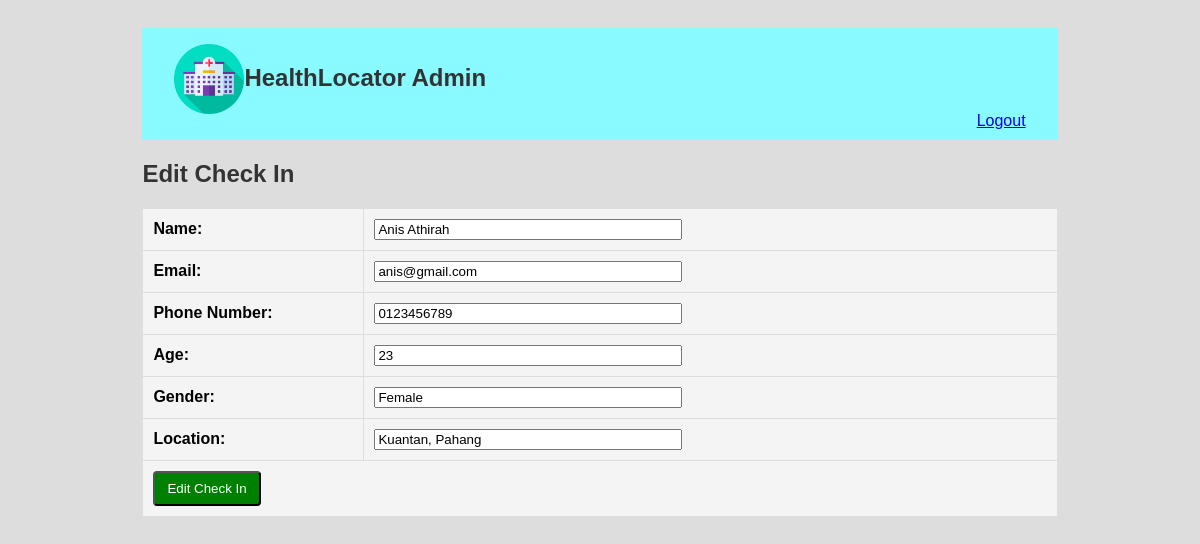
Page /edit_checkin.php?id=1 on the committed database.
### tables this page shows
CREATE TABLE `checkin` (
  `checkin_id` int(11) NOT NULL,
  `name` varchar(100) NOT NULL,
  `email` varchar(100) NOT NULL,
  `phone` varchar(50) NOT NULL,
  `age` int(11) NOT NULL,
  `gender` varchar(10) NOT NULL,
  `location` varchar(100) NOT NULL
);

### edit_checkin.php (the view, shortened to what this page needs)
<?php include 'connect.php'; ?>
<!DOCTYPE html>
<html>
<head>
</head>
<body>
    <div class="container">
        <div style="background: #89faff; padding: 1rem; height: 80px;">
        <img src="ic_health_locator_logo.png" alt="logo" width="70" height="70" style="padding-left: 1rem; float: left;">
        <h2 >HealthLocator Admin</h2>
        <a href="login.php" style="float: right; padding-right: 1rem;">Logout</a>
        </div>
    <h2>Edit Check In</h2>
    <form method="POST">
    <table>
        <?php
        if(!empty($_GET['id'])){
            $id = $_GET['id'];
            $result = $conn->query("SELECT * FROM checkin WHERE CHECKIN_ID = '$id'");
            while ($row = $result->fetch_assoc()) {
        ?>
        <tr><th>Name: </th><td><input type="text" name="name" value="<?php echo $row['name'];?>" class="ip" required></td></tr>
        <tr><th>Email: </th><td><input type="email" name="email" value="<?php echo $row['email'];?>" class="ip" required></td></tr>
        <tr><th>Phone Number: </th><td><input type="text" class="ip" name="phone" value="<?php echo $row['phone'];?>"></td></tr>
        <tr><th>Age: </th><td><input type="text" class="ip" name="age" value="<?php echo $row['age'];?>"></td></tr>
        <tr><th>Gender: </th><td><input type="text" class="ip" name="gender" value="<?php echo $row['gender'];?>"></td></tr>
        <tr><th>Location: </th><td><input type="text" class="ip" name="location" value="<?php echo $row['location'];?>"></td></tr>
        <tr><th colspan=2><input type="submit" name="submit" class="btn" value="Edit Check In"></th></tr>
        <?php
        }}
        ?>
    </table>
    </form>
</div>
</body>
</html>

### edit_checkin.php (style rules this page uses)
body { background: #dddddd; font-family: Arial, sans-serif; padding: 20px; }
h2 { color: #333; }
table { width: 100%; border-collapse: collapse; margin-top: 20px; }
th, td { background-color: #f4f4f4; border: 1px solid #ddd; padding: 10px; text-align: left; }
th { width: 200px; }
.ip { width: 300px; }
.container { width: 80%; margin: auto; }
.btn { text-decoration: none; padding: 8px 12px; background: green; color: white; border-radius: 4px; }

### rows in the picture
checkin: name "Anis Athirah", email "anis@gmail.com", phone "0123456789", age "23", gender "Female", location "Kuantan, Pahang"
